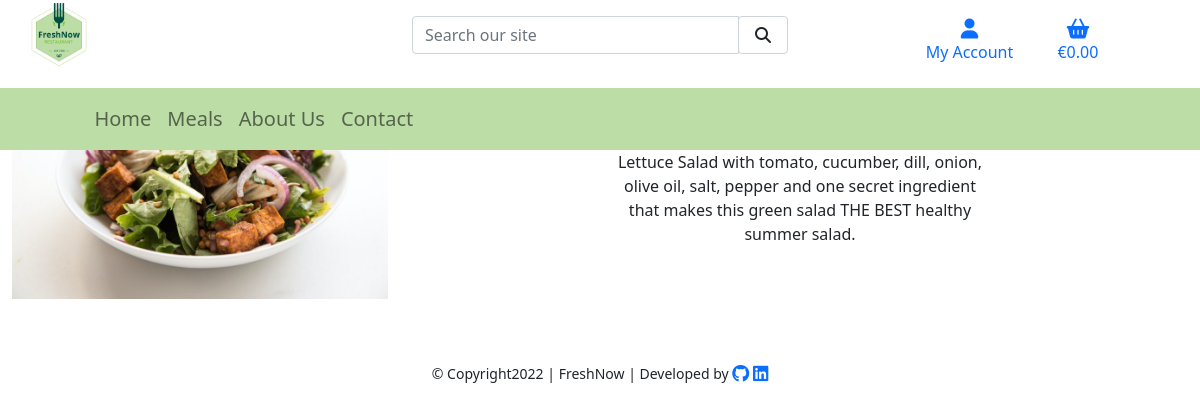
The page /products1/ on the database its author committed.
### products/models.py (models this page shows, shortened)
class Product(models.Model):
    category = models.ForeignKey(
        'Category', null=True, blank=True, on_delete=models.SET_NULL)
    sku = models.CharField(max_length=254, null=True, blank=True)
    name = models.CharField(max_length=254)
    description = models.TextField()
    price = models.DecimalField(max_digits=6, decimal_places=2)
    rating = models.DecimalField(
        max_digits=6, decimal_places=2, null=True, blank=True)
    image = models.ImageField(null=True, blank=True)

### products/views.py (the view)
# urls.py: path('<int:product_id>/', views.product_detail, name='product_detail'),
def product_detail(request, product_id):
    product = get_object_or_404(Product, pk=product_id)
    context = {
        'product': product,
    }
    return render(request, 'products/product_detail.html', context)

### products/contexts.py (called while the page is built)
def all_categories(request):
    category_list = Category.objects.all()
    context = {
        'category_list': category_list,
    }
    return context

### products/templates/products/product_detail.html (shortened to what this page needs)
{% extends "base.html" %}
{% load static %}
{% block content %}
    <div class="container-fluid product-container">
        <div class="row text-center">
            <div class="col-12 col-md-6 col-lg-4">
                <div class="image-container my-5">
                    {% if product.image %}
                        <a href="{{ product.image.url }}" target="_blank">
                            <img class="card-img-top img-fluid" src="{{ product.image.url }}" alt="{{ product.name }}">
                        </a>
                        {% else %}
                        <a href="">
                            <img class="card-img-top img-fluid" src="{{ MEDIA_URL }}noimage.png" alt="{{ product.name }}">
                        </a>
                    {% endif %}
                </div>
            </div>
            <div class="col-12 col-md-6 col-lg-4 offset-lg-2">
                <div class="product-details-container mb-5 mt-md-5">
                    <p class="mb-2">{{ product.name }}</p>
                    <p class="lead mb-0 text-left font-weight-bold">${{ product.price }}</p>
                    {% if product.rating %}
                      <p class="rating">{{ product.rating }} / 5 </p>
                    {% else %}
                        <p class="text-muted">No Rating</p>
                    {% endif %}
                    <p class="mt-3">{{ product.description }}</p>
                </div>
            </div>
        </div>
    </div>
{% endblock %}

### static/css/base.css (style rules this page uses)
html { height: 100%; scroll-behavior: smooth; }

### rows shown on the page
Product: image (picture), description "Lettuce Salad with tomato, cucumber, dill, onion, olive oil, salt, pepper and one secret ingredient that makes this green salad THE BEST healthy summer salad."
